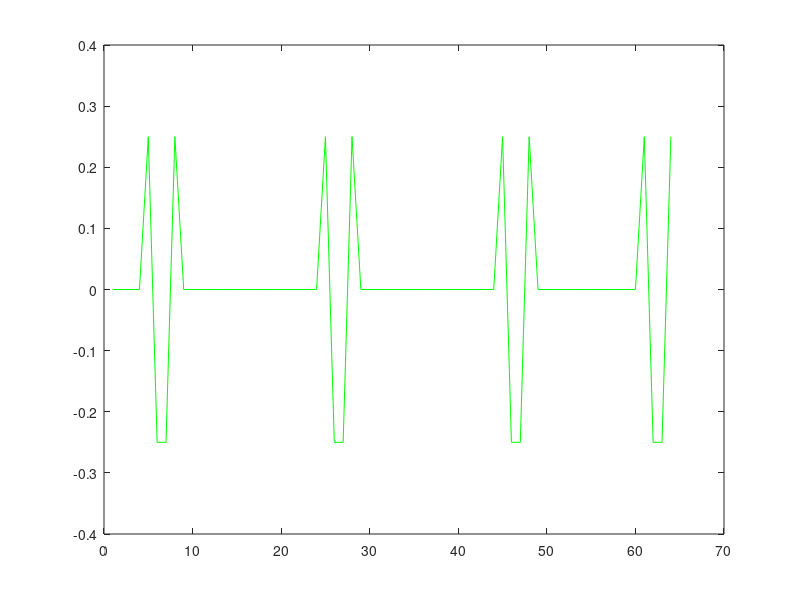

Here is the MATLAB script that generated this plot: (Note: this script raises an error after producing the figure.)
function testQPM1()
	
	close all
	clear all
	clc
	
	w = [0 1 1 0];
	N = 4;
	M = 2;
	p = [1 1];
	
	s = log2(N);
	qb = s*M;
	psi = zeros(2^qb,1);
	for i = 0:N-1
		jj = "";
		for j = 0:M-1
			if i+j > N-1
				jj = strcat(jj,dec2bin(N-1,s));
			else
				jj = strcat(jj,dec2bin(i+j,s));
			end
		end
		psi(bin2dec(jj)+1) = 1/sqrt(N);
	end
	
	psi = kron(psi,1/sqrt(2)*[1 -1]');	% if |b0> = |->
	psi = kron(psi,1/sqrt(2)*[1 -1]');	% if |b1> = |->
%	psi = kron(psi,[1 0 0 0]');	% if |b0b1> = |00>
	plot(psi,'g')
	hold on
	
	f0_125 = 1 - kron(w,ones(1,4));
	f0_345 = 1 - kron(ones(1,4),w);
	f1_125 = kron(w,ones(1,4));
	f1_345 = kron(ones(1,4),w);
	
	Q0_125 = makeQf(f0_125);
	Q0_345 = makeQf(f0_345);
	Q1_125 = makeQf(f1_125);
	Q1_345 = makeQf(f1_345);
	
	D = -0.5*[1 -1 -1 -1; -1 1 -1 -1; -1 -1 1 -1; -1 -1 -1 1];
	D_12 = kron(D,eye(16));
	D_34 = kron(eye(4),kron(D,eye(4)));
	
	for r = 1:1
		if p(1) == 0
			psi = kron(makeQf(1-kron(w,ones(1,4))),eye(2))*psi;
		else
			psi = kron(makeQf(kron(w,ones(1,4))),eye(2))*psi;
		end
		psi = D_12*psi;
		if p(2) == 0
			psi = makeQf(1-kron(ones(1,4),kron(w,ones(1,2))))*psi;
		else
			psi = makeQf(kron(ones(1,4),kron(w,ones(1,2))))*psi;
		end
		psi = D_12*psi;
	end
	plot(psi,'or')
	
	newstate = zeros(4,1);
	for i = 1:4
		newstate(i) = (sum(psi((i-1)*16+1:i*16).^2));
	end
	plot(kron(newstate,ones(16,1)),'-b')
	axis([1 64 -1 1])
	
endfunction